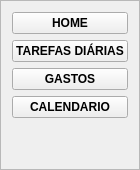
     <widget class="QFrame" name="lcontainer">
      <property name="maximumSize">
       <size>
        <width>0</width>
        <height>16777215</height>
       </size>
      </property>
      <property name="frameShape">
       <enum>QFrame::StyledPanel</enum>
      </property>
      <property name="frameShadow">
       <enum>QFrame::Raised</enum>
      </property>
      <layout class="QVBoxLayout" name="verticalLayout">
       <item>
        <widget class="QPushButton" name="pbhome">
         <property name="font">
          <font>
           <weight>75</weight>
           <bold>true</bold>
          </font>
         </property>
         <property name="styleSheet">
          <string notr="true"/>
         </property>
         <property name="text">
          <string>HOME</string>
         </property>
        </widget>
       </item>
       <item>
        <widget class="QPushButton" name="pbtarefasdiarias">
         <property name="font">
          <font>
           <weight>75</weight>
           <bold>true</bold>
          </font>
         </property>
         <property name="styleSheet">
          <string notr="true"/>
         </property>
         <property name="text">
          <string>TAREFAS DIÁRIAS</string>
         </property>
        </widget>
       </item>
       <item>
        <widget class="QPushButton" name="pbgastos">
         <property name="font">
          <font>
           <weight>75</weight>
           <bold>true</bold>
          </font>
         </property>
         <property name="text">
          <string>GASTOS</string>
         </property>
        </widget>
       </item>
       <item>
        <widget class="QPushButton" name="pbcalendario">
         <property name="font">
          <font>
           <weight>75</weight>
           <bold>true</bold>
          </font>
         </property>
         <property name="text">
          <string>CALENDARIO</string>
         </property>
        </widget>
       </item>
       <item>
        <spacer name="verticalSpacer">
         <property name="orientation">
          <enum>Qt::Vertical</enum>
         </property>
         <property name="sizeHint" stdset="0">
          <size>
           <width>20</width>
           <height>40</height>
          </size>
         </property>
        </spacer>
       </item>
      </layout>
     </widget>
